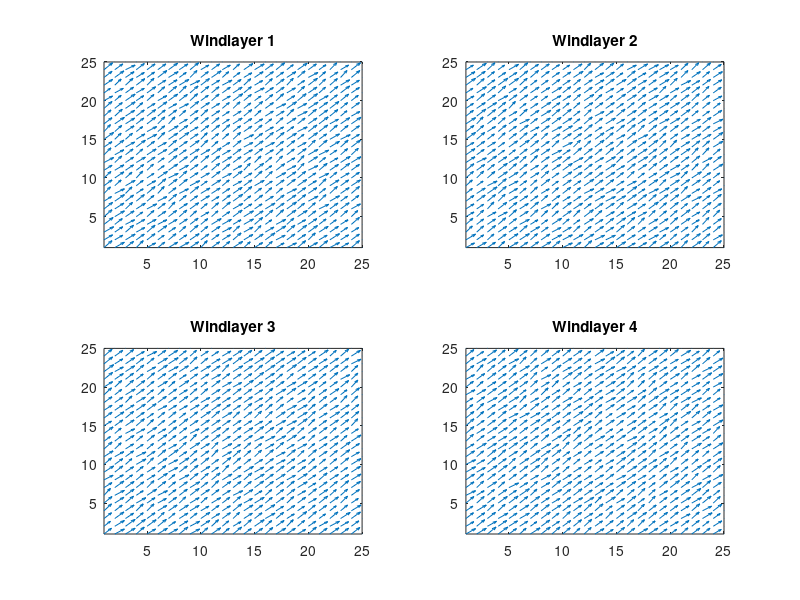
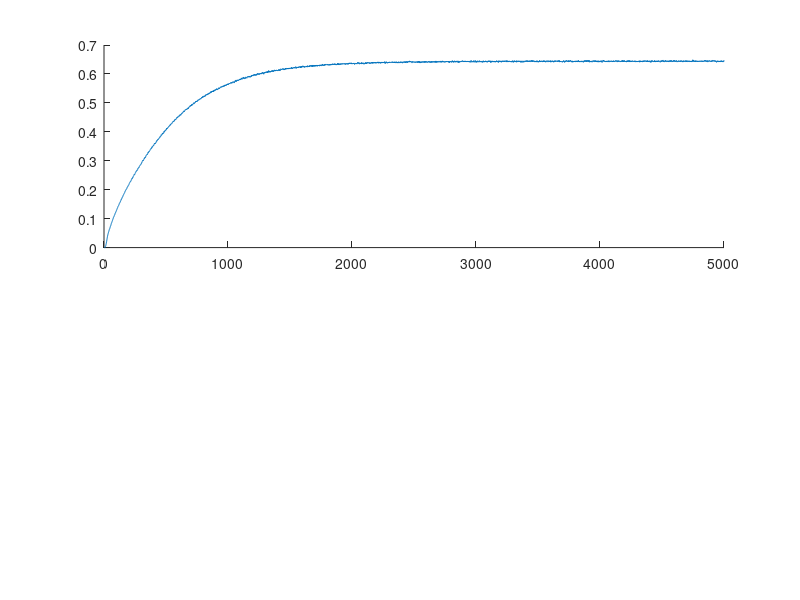

These charts were generated, in order, by the following MATLAB code: (Note: this script raises an error after producing the figures.)
close all

X1 = importdata('loon/windlayer1_X.txt');
Y1 = importdata('loon/windlayer1_Y.txt');

X2 = importdata('loon/windlayer2_X.txt');
Y2 = importdata('loon/windlayer2_Y.txt');

X3 = importdata('loon/windlayer3_X.txt');
Y3 = importdata('loon/windlayer3_Y.txt');

X4 = importdata('loon/windlayer4_X.txt');
Y4 = importdata('loon/windlayer4_Y.txt');

%coverage = importdata('loon/simulation_coverage2');
figure
subplot(2,2,1)
quiver(X1,Y1)
xlim([1 25])
ylim([1 25])
title('Windlayer 1')
subplot(2,2,2)
quiver(X2,Y2)
xlim([1 25])
ylim([1 25])
title('Windlayer 2')
subplot(2,2,3)
quiver(X3,Y3)
xlim([1 25])
ylim([1 25])
title('Windlayer 3')
subplot(2,2,4)
quiver(X4,Y4)
xlim([1 25])
ylim([1 25])
title('Windlayer 4')
print('report/graphics/WindLayers','-dpdf')

sim_cov_alg1 = importdata('loon/simulation_coverage_alg1_noEdges.txt');
sim_cov_alg2 = importdata('loon/simulation_coverage_alg2_noEdges.txt');
sim_cov_alg3_no_delay = importdata('loon/simulation_coverage_alg3_noDelay.txt');


figure
subplot(2,1,1)
hold on
plot(sim_cov_alg1(:,1), sim_cov_alg1(:,2))
hline = refline([0 0.6]);
hline.Color = 'r';
title('Algorithm 1')
xlabel('t')
ylabel('Coverage')
xlim([0 10000])
ylim([0 1])
subplot(2,1,2)
hold on
plot(sim_cov_alg2(:,1), sim_cov_alg2(:,2))
hline = refline([0 0.6]);
hline.Color = 'r';
title('Algorithm 2')
xlabel('t')
ylabel('Coverage')
xlim([0 10000])
ylim([0 1])
%print('report/graphics/coverage_alg1_vs_alg2','-dpdf')
%

figure
plot(sim_cov_alg3_no_delay(:,1),sim_cov_alg3_no_delay(:,2))
